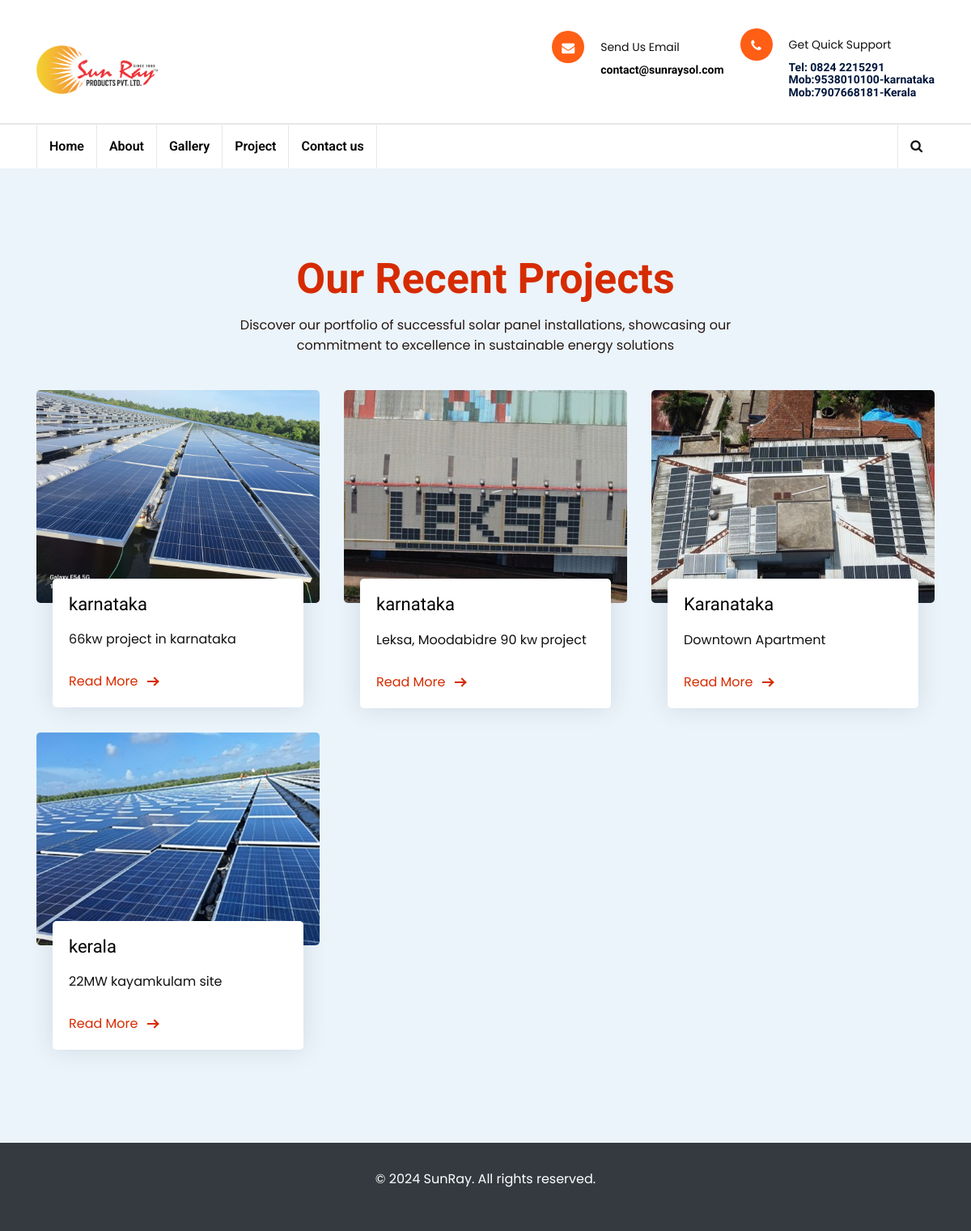
Before: /projects/ with the older database file.
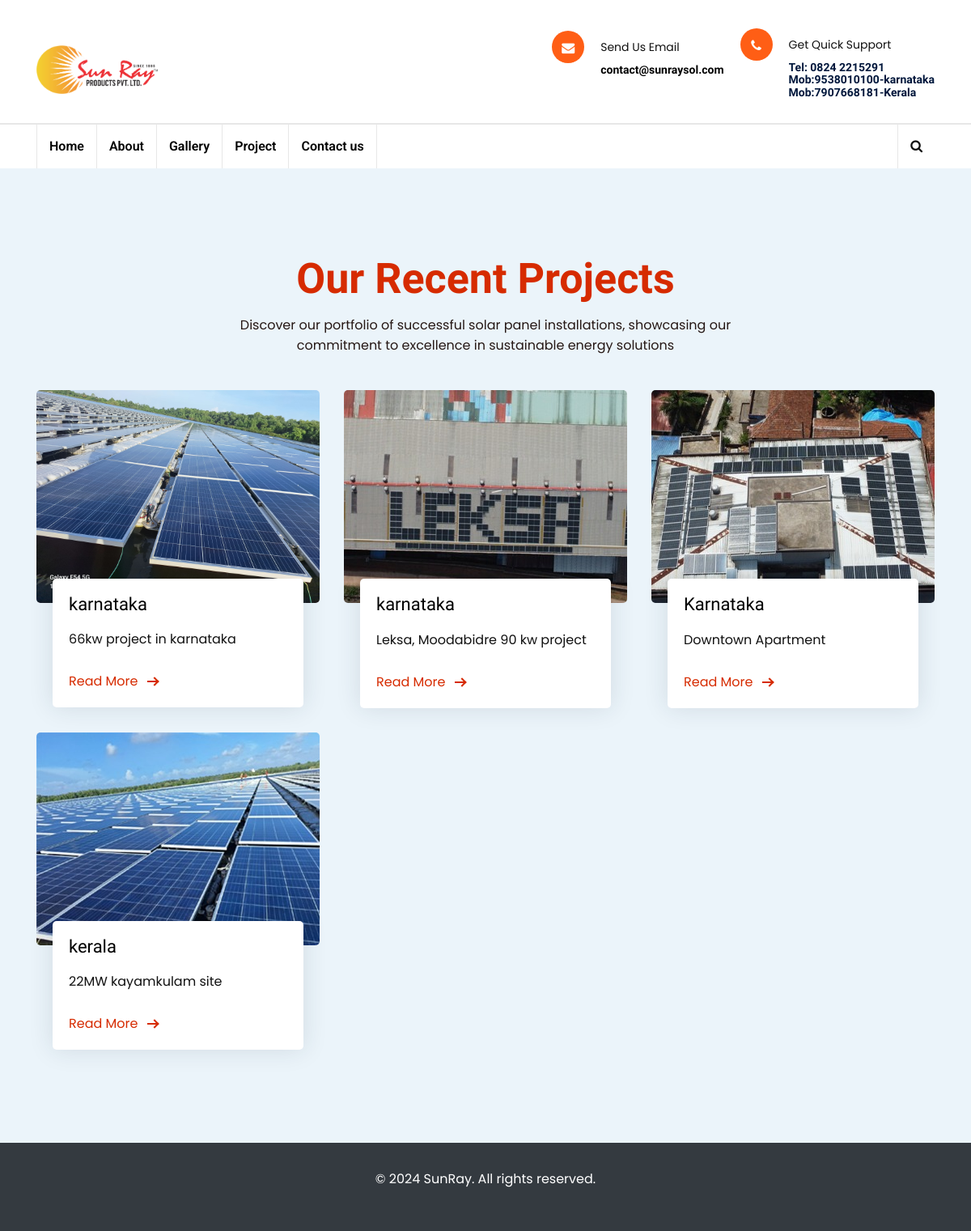
After: the same page with the newer database file.
### sunray/models.py (models this page shows, shortened)
class Project(models.Model):
    title = models.CharField(max_length=100)
    description = models.TextField()
    project_details = models.TextField(default='')
    image = models.ImageField(upload_to='projects')  # Assuming you upload images to 'media/projects'
    date_created = models.DateField(auto_now_add=True)

### sunray/views.py (the view)
# urls.py: path('projects/', views.project_list, name='project_list'),
def project_list(request):
    projects = Project.objects.all()
    return render(request, 'projects.html', {'projects': projects})

### templates/projects.html (shortened to what this page needs)
{% load static %}
<!DOCTYPE html>
<html lang="en">
<head>
    <link rel="stylesheet" type="text/css" href="{% static 'css/bootstrap.min.css' %}">
    <link rel="stylesheet" type="text/css" href="{% static 'css/fontawesome/css/font-awesome.min.css' %}">
    <link rel="stylesheet" type="text/css" href="https://cdnjs.cloudflare.com/ajax/libs/font-awesome/5.15.4/css/all.min.css">
    <link rel="stylesheet" type="text/css" href="{% static 'css/owl.carousel.min.css' %}">
    <link rel="stylesheet" type="text/css" href="{% static 'css/bootstrap-select.min.css' %}">
    <link rel="stylesheet" type="text/css" href="{% static 'css/magnific-popup.min.css' %}">
    <link rel="stylesheet" type="text/css" href="{% static 'css/loader.min.css' %}">
    <link rel="stylesheet" type="text/css" href="{% static 'css/stylet.css' %}">
    <link rel="stylesheet" type="text/css" href="{% static 'css/about.css' %}">
    <link rel="stylesheet" type="text/css" href="{% static 'css/service.css' %}">
    <link rel="stylesheet" type="text/css" href="{% static 'css/flaticon.min.css' %}">
    <link rel="stylesheet" type="text/css" href="{% static 'css/lc_lightbox.css' %}">
    <link rel="stylesheet" class="skin" type="text/css" href="{% static 'css/skin/skin-1.css' %}">
    <link rel="stylesheet" type="text/css" href="{% static 'css/switcher.css' %}">
<link href="https://maxcdn.bootstrapcdn.com/font-awesome/4.7.0/css/font-awesome.min.css" rel="stylesheet" />
    <link rel="stylesheet" type="text/css" href="{% static 'plugins/revolution/revolution/css/settings.css' %}">
    <link rel="stylesheet" type="text/css" href="{% static 'plugins/revolution/revolution/css/navigation.css' %}">
</head>
<body>
<div>
<div>
    <header class="site-header header-style-11  mobile-sider-drawer-menu">
        <div class="header-style-11-content">
             <div class="header-middle-wraper">
                <div class="container">
                    <div class="header-middle d-flex justify-content-between align-items-center">
                        <div class="logo-header pt-3 pb-3 ">
                            <div class="logo-header-inner logo-header-one">
                                <a href="{% url 'index' %}">
                                    <img src="{% static 'images/extra/logo.png' %}" alt="">
                                </a>
                            </div>
                        </div>
                        <div class="header-info-wraper">
                            <div class="header-info">
                                <ul>
                                    <li>
                                    <li>
                                        <div class="wt-icon-box-wraper left">
                                            <div class="wt-icon-box-xs site-bg-primary radius">
                                                <span class="icon-cell site-text-white"><i class="fa fa-envelope"></i></span>
                                            </div>
                                            <div class="icon-content">
                                                <p style="text-align: left;font-size: 14px;">Send Us Email</p>
                                                <h4 class="wt-tilte">  <a href="mailto:contact@sunraysol.com">contact@sunraysol.com</a></h4>
                                              <br>
                                            </div>
                                        </div>
                                    </li>
                                    <li>
                                        <div class="wt-icon-box-wraper left">
                                            <div class="wt-icon-box-xs site-bg-primary radius">
                                                <span class="icon-cell site-text-white"><i class="fa fa-phone"></i></span>
                                            </div>
                                            <div class="icon-content">
                                                <p style="text-align: left;font-size: 14px;">Get Quick Support </p>
                                                <h4 class="wt-tilte" style="text-align: left" >Tel: 0824 2215291 <br>Mob:9538010100-karnataka<br>
                                                Mob:7907668181-Kerala</h4>
                                            </div>
                                        </div>
                                    </li>
                                </ul>
                            </div>
                        </div>
                    </div>
                </div>
             </div>
            <div class="header-bottom">
                <div class="sticky-header main-bar-wraper  navbar-expand-lg">
                    <div class="main-bar header-bottom">
                        <div class="container-block clearfix">
                            <div class="navigation-bar">
                                <div class="nav-animation header-nav navbar-collapse collapse d-flex justify-content-between">
                                    <ul class="nav navbar-nav">
                                        <li><a href="{% url 'index' %}">Home</a>
                                        </li>
                                        <li><a href="{% url 'about' %}">About</a>
                                        </li>
                                        <li><a href="{% url 'services' %}">Gallery</a>
                                        </li>
                                        <li><a href="{% url 'project_list' %}">Project</a></li>
                                        <li><a href="{% url 'contacts' %}">Contact us</a></li>
                                    </ul>
                                </div>
                                <div class="extra-nav header-1-nav">
                                    <div class="extra-cell two">
                                        <div class="extra-cell one">
                                            <div class="header-search">
                                                <a href="#search-two" class="header-search-icon"><i class="fa fa-search"></i></a>
                                            </div>
                                        </div>
                                    </div>
                                </div>
                            </div>
                        </div>
                    </div>
                </div>
            </div>
        </div>
    </header>
    </div>
<section class="section gray-bg" id="blog">
    <div class="container">
        <div class="row justify-content-center">
            <div class="col-lg-7 text-center">
                <div class="section-title">
                    <h2 id="heading">Our Recent Projects</h2>
                    <p id="paragraph">Discover our portfolio of successful solar panel installations, showcasing our commitment to excellence in sustainable energy solutions</p>
                </div>
            </div>
        </div>
        <div class="row">
            {% for project in projects %}
            <div class="col-lg-4">
                <div class="blog-grid">
                    <div class="blog-img">
                        <a href="{% url 'project_detail' pk=project.pk %}">
                            <img src="{{ project.image.url }}" title="{{ project.title }}" alt="{{ project.title }}">
                        </a>
                    </div>
                    <div class="blog-info">
                        <h5><a href="{% url 'project_detail' pk=project.pk %}">{{ project.title }}</a></h5>
                        <p>{{ project.description }}</p>
                        <div class="btn-bar">
                            <a href="{% url 'project_detail' pk=project.pk %}" class="px-btn-arrow">
                                <span>Read More</span>
                                <i class="arrow"></i>
                            </a>
                        </div>
                    </div>
                </div>
            </div>
            {% endfor %}
        </div>
    </div>
</section>
<footer class="bg-dark text-white py-4">
  <div class="container text-center">
    <p>&copy; 2024 SunRay. All rights reserved.</p>
  </div>
</footer>
</body>
</html>

### static/css/about.css (style rules this page uses)
body { margin-top:20px; }
body { margin-top: 20px; }
.section { padding: 100px 0; position: relative; }
.gray-bg { background-color: #ebf4fa; }
h2 { margin-top: 0.5rem; margin-bottom: 0.5rem; }
p { padding-top: 0.5rem; padding-bottom: 0.5rem; line-height: 25px; }
.wt-icon-box-wraper .wt-icon-box-xs .icon-cell i { font-size: 16px; }
.wt-icon-box-wraper .icon-content p { font-size: 12px; }
.wt-icon-box-wraper .icon-content h4 { font-size: 14px; }

### static/css/service.css (style rules this page uses)
body { margin-top:20px; }
.section { padding: 100px 0; position: relative; }
.gray-bg { background-color: #ebf4fa; }
.blog-grid { margin-top: 15px; margin-bottom: 15px; }
.blog-grid .blog-img { position: relative; border-radius: 5px; overflow: hidden; }
.blog-grid .blog-info { box-shadow: 0 0 30px rgba(31, 45, 61, 0.125); border-radius: 5px; background: #ffffff; padding: 20px; margin: -30px 20px 0; position: relative; }
.blog-grid .blog-info h5 { font-size: 22px; font-weight: 500; margin: 0 0 10px; }
.blog-grid .blog-info h5 a { color: #000000; }
.blog-grid .blog-info p { margin: 0; }
.blog-grid .blog-info .btn-bar { margin-top: 20px; }
.px-btn-arrow { padding: 0 50px 0 0; line-height: 20px; position: relative; display: inline-block; color: #d62b00; -moz-transition: ease all 0.3s; -o-transition: ease all 0.3s; -webkit-transition: ease all 0.3s; transition: ease all 0.3s; }
.px-btn-arrow .arrow { width: 13px; height: 2px; background: currentColor; display: inline-block; position: absolute; top: 0; bottom: 0; margin: auto; right: 25px; -moz-transition: ease right 0.3s; -o-transition: ease right 0.3s; -webkit-transition: ease right 0.3s; transition: ease right 0.3s; }
.px-btn-arrow .arrow:after { width: 8px; height: 8px; border-right: 2px solid currentColor; border-top: 2px solid currentColor; content: ""; position: absolute; top: -3px; right: 0; display: inline-block; -moz-transform: rotate(45deg); -o-transform: rotate(45deg); -ms-transform: rotate(45deg); -webkit-transform: rotate(45deg); transform: rotate(45deg); }
#heading { color:#d62b00; }
#paragraph { color:#251714 }

### static/css/skin/skin-1.css (style rules this page uses)
.left .wt-small-separator div.sep-leaf-right::before, .left .wt-small-separator div.sep-leaf-left::before, .center .wt-small-separator div.sep-leaf-right::before, .center .wt-small-separator div.sep-leaf-left::before, .footer-dark .social-icons li a, .pricingtable-highlight, .icon-font-block, .service-side-btn a.btn-block:hover, .project-img-effect-1, .owl-carousel .owl-dots .owl-dot.active span, .owl-carousel .owl-dots .owl-dot:hover span, .owl-prev:hover, .owl-prev:active, .owl-prev:focus, .owl-next:hover, .owl-next:active, .owl-next:focus, .header-style-2 .top-bar .wt-topbar-info li:first-child::before, .header-style-2 .header-nav-request a, .all_services ul li a:hover, .all_services ul li a.active, .service-border-box:hover::before, .site-bg-primary, .wt-tabs.bg-tabs .nav-tabs > li > a,.site-list-style-two li::after,.search-bx button,.site-list-style-one li::after,.since-year strong, .date-style-2 .wt-post-meta ul li.post-category span,.blog-post blockquote,.your-order-list ul li:last-child,.header-style-1 .header-nav .nav > li:hover > a,.header-style-1 .top-bar .wt-topbar-info li:first-child::before,.header-style-1 .header-nav-request a,.services-section-content-right,.testimonial-1-content-outer::after,.play-now .icon,.header-style-3 .top-bar .wt-topbar-info li:first-child::before,.header-style-3 .header-nav-request a,.h-category,.animate_line:hover::after, .animate_line:hover::before,.hover-effect-content .mfp-link:hover,.header-style-4 .header-nav-request a, .date-style-3 .wt-post-meta ul li.post-category span, .site-list-style-one-new li::after, .about-max-two::after, .card1::before, .project-box-style1 .project-view .project-view-btn i, .latest-blog-3.large-date .post-date,.description-list li i,.sr-btn-filter-wrap li.btn-active.sr-btn-circle,.post-style-12 .wt-post-info::before,#search-two .close,.service-icon-box-three:hover,.half-wide-bg,.header-style-11.bg-half-block-bar .header-middle::after,.wt-team-2 .team-social-icon li a,.ls-circle,.project-new-2 .project-new-content2 span,.project-new-2 .project-view .project-view-btn i { background-color:#ff5e15 ; }

Changed rows visible on the page:
changed Project "Downtown Apartment": title "Karanataka" → "Karnataka"
